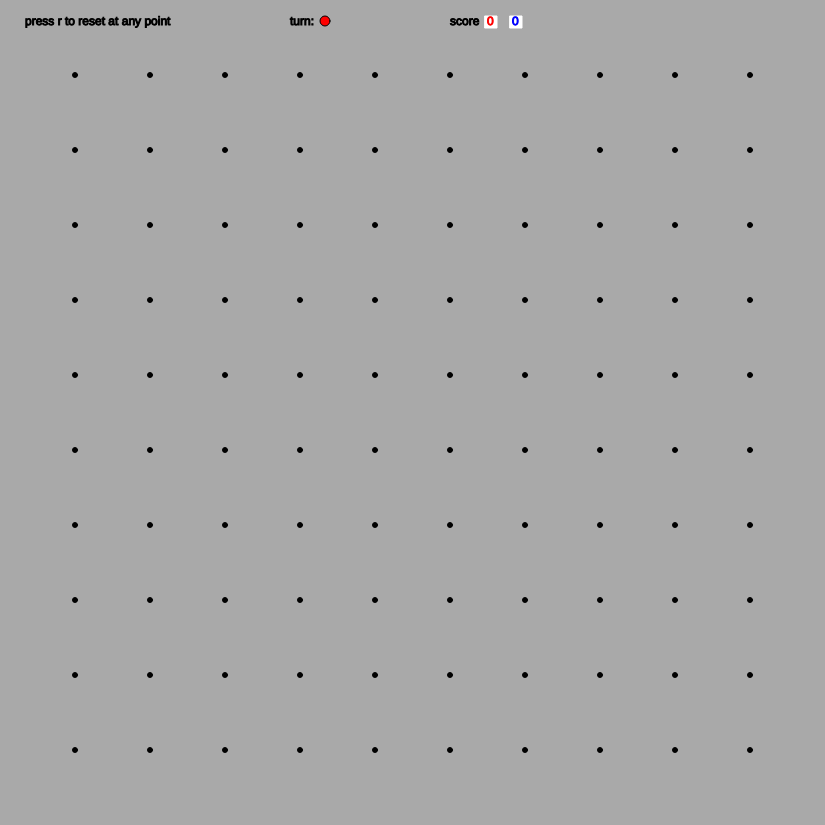
Frame 1 (no input)
Frame 60 (no input): identical to frame 1, image omitted
Frame 120 (the mouse pressed at the canvas centre since frame 60): identical to frame 1, image omitted

The p5.js sketch that drew this single still picture (run headless with seeded random() and noise() and a simulated clock; from frame 60 on, the mouse is pressed at the canvas centre):

// p5.js sketch
// ── sketch.js
//vars
let curX = 0, curY = 0, lastX = -2, lastY = -2, xSize = 825, ySize = 825, xPts = [], yPts = [], selected = false, curPlayer, again = false, winAnimation = false, winText, wX = 56, wY = 56, winColor;
let player1 = {
  player: 1,
  score: 0,
  turn: true,
  color: 'rgba(255,0,0,255)'
},
player2 = {
  player: 2,
  score: 0,
  turn: false,
  color: 'rgba(0, 0, 255, 255)'
};

function setup() {
  //set up the canvas
  createCanvas(xSize, ySize);
  background(169,169,169);
  fill('black');
  stroke('black');
  winAnimation = false;
  //display text
  textFont('Helvetica');
  textSize(12);
  text("press r to reset at any point", 25, 25);
  text("score", 450, 25);
  text("turn:", 290, 25);
  //setup up the game
  drawBoard();
  drawScore();
  curPlayer = player1;
  currentTurn();
  document.addEventListener('keypress', resetGame);
}

function draw() {
  if(winAnimation){
      clear();
      background(169,169,169);
      textSize(12);
      fill('black');
      stroke('black');
      text("press r to reset at any point", 25, 25);
      textSize(56);
      stroke(winColor);
      fill(winColor);
      text(winText, wX, wY);
      wX++;
      if(wX % 20 === 0){
          wY += 2;
      }
      if(wX === xSize - 150){
          wX = 56;
      }
      if(wY === ySize - 150){
          wY = 56;
      }
      
  }
}


function drawBoard(){
    //10x10 grid
    fill('black');
    stroke('black');
    for(let bX = 75; bX < xSize;bX += 75){
      for(let bY = 75; bY < ySize; bY += 75){
        circle(bX, bY, 5);
        yPts.push(bY)
      }
      //saves point values
      xPts.push(bX);
    }
}

function drawSelected(sX, sY){
  //erase selected point
  erase();
  circle(sX, sY, 5);
  noErase();
  
  //there is on old point redraw
  if(lastX !== -1  && lastY !== -1){
    fill('black');
    circle(lastX, lastY, 5);
  }
  
  //if point is the same as last reset, else set last point
  if(lastX === sX && lastY === sY){
    lastX = -1;
    lastY = -1;
    selected = false;
  } else {
    lastX = sX;
    lastY = sY;
  }
}

function drawLine(lX, lY, color){
  //check if line in with the point clicked
  if(abs(lX - lastX) <= 75 && abs(lY - lastY) <= 75){
    if(abs(lX - lastX) === 75 && abs(lY - lastY) === 75){
      //catch
    } else {
      //check if there is already a line there
      let point;
      if(lastX === lX){
        if(lY > lastY){
           point = get(lX, lastY+10)
        } else if(lY < lastY){
           point = get(lX, lY+10)
        }
      } else if(lastY === lY) {
        if(lX > lastX){
           point = get(lastX+10, lY)
        } else if(lX < lastX){
           point = get(lX+10, lY)
        }
      }
      if(point[0] === 169){
        stroke(color);
        line(lastX, lastY, lX, lY);
        checkForScore(lastX, lastY, lX, lY);
        stroke('black');
        fill('black');
        drawSelected(lastX, lastY);
      } else {
        again = true
      }
    }
  }
}

function checkForScore(x1, y1, x2, y2){
  //if verticle
  if(x1 === x2){
    //check right side
    tempX = x1 -75;
    if(tempX !== 0){
      //get color values of opints where there should be lines
       let p1 = get(tempX +10, y1);
       let p2 = get(tempX +10, y2);
       let p3;
       //we use the smaller y to check the parellel
       if(y1 > y2) {
         p3 = get(tempX, y2+10);
       } else if(y1 < y2){
         p3 = get(tempX, y1+10);
       }
       // if there are lines present there fill the sqaure
       if(p1[0] !== 169 && p2[0] !== 169 && p3[0] !== 169 ){
         scored();
         fill(curPlayer.color);
         stroke('black');
         quad(x1, y1, x2, y2, tempX, y2, tempX, y1);
         drawBoard();
       }
    }
    //check left side
    tempX = x1 + 75;
    if(tempX !== xSize){
      //get color values of opints where there should be lines
       let p1 = get(tempX -10, y1);
       let p2 = get(tempX -10, y2);
       let p3;
       //we use the smaller y to check the parellel
       if(y1 > y2) {
         p3 = get(tempX, y2+10);
       } else if(y1 < y2){
         p3 = get(tempX, y1+10);
       }
       // if there are lines present there fill the sqaure
       if(p1[0] !== 169 && p2[0] !== 169 && p3[0] !== 169 ){
         scored();
         fill(curPlayer.color);
         stroke('black');
         quad(x1, y1, x2, y2, tempX, y2, tempX, y1);
         drawBoard();
       }
    }
  } else if(y1 === y2){
     //check top side
    tempY = y1 -75;
    if(tempY !== 0){
      //get color values of opints where there should be lines
       let p1 = get(x1, tempY+10);
       let p2 = get(x2, tempY+10);
       let p3;
       //we use the smaller y to check the parellel
       if(x1 > x2) {
         p3 = get(x2+10, tempY);
       } else if(x1 < x2){
         p3 = get(x1+10, tempY);
       }
       // if there are lines present there fill the sqaure
       if(p1[0] !== 169 && p2[0] !== 169 && p3[0] !== 169 ){
          scored();
         fill(curPlayer.color);
         stroke('black');
         quad(x1, y1, x2, y2, x2, tempY, x1, tempY);
         drawBoard();
       }
    }
    //check bottom side
    tempY = y1 + 75;
    if(tempY !== ySize){
      //get color values of opints where there should be lines
       let p1 = get(x1, tempY -10);
       let p2 = get(x2, tempY-10);
       let p3;
       //we use the smaller y to check the parellel
       if(x1 > x2) {
         p3 = get(x2+10, tempY);
       } else if(x1 < x2){
         p3 = get(x1+10, tempY);
       }
       // if there are lines present there fill the sqaure
       if(p1[0] !== 169 && p2[0] !== 169 && p3[0] !== 169 ){
         scored();
         fill(curPlayer.color);
         stroke('black');
         quad(x1, y1, x2, y2, x2, tempY, x1, tempY);
         drawBoard();
       }
    }
  }
}
function scored(){
  curPlayer.score++;
  if(curPlayer.score === 41){
      winAnimation = true;
      winText = "Player " + curPlayer.player + " wins!!";
      winColor = curPlayer.color;
  } else {
    again = true;
    drawScore();
  }
}
function resetGame(e){
  console.log(e);
  if (keyIsDown(82)){
    clear();
    player1.score = 0;
    player2.score = 0;
    player1.turn = true;
    player2.turn = false;
    setup();
  }
}
function currentTurn(){
  stroke('black');
  fill(curPlayer.color);
  circle(325, 21, 10);
}
function drawScore(){
  erase();
  rect(485, 16, 12);
  rect(510, 16, 12);
  noErase();
  stroke(player1.color);
  fill(player1.color);
  text(player1.score, 487, 25);
  stroke(player2.color);
  fill(player2.color);
  text(player2.score, 512, 25);
}
function mouseClicked() {
  //closest in array refernce
  //https://www.gavsblog.com/blog/find-closest-number-in-array-javascript
  //match mouse click with closest point to the mouse cursor, and select it
  if(!winAnimation){
    let closestX = xPts.reduce((a, b) => {
        return abs(b - mouseX) < abs(a - mouseX) ? b : a;
    });
    let closestY = yPts.reduce((a, b) => {
        return abs(b - mouseY) < abs(a - mouseY) ? b : a;
    });
    //check whats werre gunna do with the point
    if(selected === false || (closestX === lastX && closestY === lastY)){ 
         selected = true;
        drawSelected(closestX, closestY);
    } else if(player1.turn === true){
        drawLine(closestX, closestY, player1.color);
        if(again === false){
        player1.turn = false;
        player2.turn = true;
        curPlayer = player2;
        currentTurn();
        }else{
            again = false;
        }
    } else if (player2.turn === true){
        drawLine(closestX, closestY, player2.color);
        if(again === false){  
            player1.turn = true;
            player2.turn = false;
            curPlayer = player1;
            currentTurn();
        } else {
            again = false;
        }
    }
  }
}
